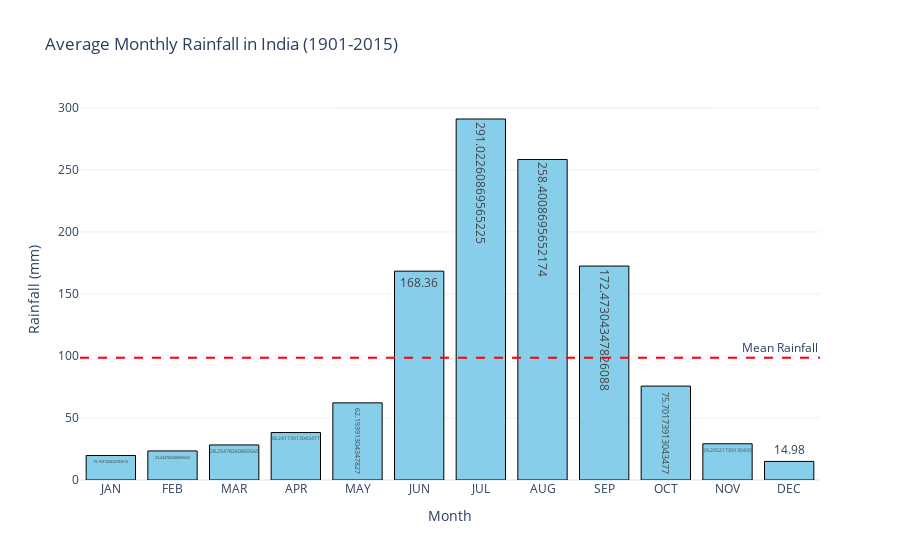

The notebook cell this image was saved under:
### Code cell
#This bar chart illustrates a highly uneven distribution of rainfall across months, with July and August receiving the highest average rainfall. The red dashed line represents the mean monthly rainfall, 
#showing that most months receive rainfall below the average, except during the monsoon months (June to September).


# identify months with the highest and lowest rainfall on average
monthly_columns = ['JAN', 'FEB', 'MAR', 'APR', 'MAY', 'JUN', 'JUL', 'AUG', 'SEP', 'OCT', 'NOV', 'DEC']
monthly_avg = rainfall_data[monthly_columns].mean()

highest_rainfall_month = monthly_avg.idxmax()
lowest_rainfall_month = monthly_avg.idxmin()

fig_monthly = px.bar(
    x=monthly_avg.index,
    y=monthly_avg.values,
    labels={'x': 'Month', 'y': 'Rainfall (mm)'},
    title='Average Monthly Rainfall in India (1901-2015)',
    text=monthly_avg.values
)
fig_monthly.add_hline(
    y=monthly_avg.mean(),
    line_dash="dash",
    line_color="red",
    annotation_text="Mean Rainfall",
    annotation_position="top right"
)
fig_monthly.update_traces(marker_color='skyblue', marker_line_color='black', marker_line_width=1)
fig_monthly.update_layout(template='plotly_white', height=500)
fig_monthly.show()

### Figure 1 — Plotly figure (JSON) as saved in the notebook; plotly's stock layout.template omitted (floating-point values rounded to 4 significant figures)
{"data": [{"alignmentgroup": "True", "hovertemplate": "Month=%{x}<br>Rainfall (mm)=%{y}<br>text=%{text}<extra></extra>", "legendgroup": "", "marker": {"color": "skyblue", "line": {"color": "black", "width": 1}, "pattern": {"shape": ""}}, "name": "", "offsetgroup": "", "orientation": "v", "showlegend": false, "text": [19.76, 23.43, 28.25, 38.24, 62.19, 168.4, 291.0, 258.4, 172.5, 75.7, 29.21, 14.98], "textposition": "auto", "type": "bar", "x": ["JAN", "FEB", "MAR", "APR", "MAY", "JUN", "JUL", "AUG", "SEP", "OCT", "NOV", "DEC"], "xaxis": "x", "y": [19.76, 23.43, 28.25, 38.24, 62.19, 168.4, 291.0, 258.4, 172.5, 75.7, 29.21, 14.98], "yaxis": "y"}], "layout": {"annotations": [{"showarrow": false, "text": "Mean Rainfall", "x": 1, "xanchor": "right", "xref": "x domain", "y": 98.5, "yanchor": "bottom", "yref": "y"}], "autosize": true, "barmode": "relative", "legend": {"tracegroupgap": 0}, "shapes": [{"line": {"color": "red", "dash": "dash"}, "type": "line", "x0": 0, "x1": 1, "xref": "x domain", "y0": 98.5, "y1": 98.5, "yref": "y"}], "title": {"text": "Average Monthly Rainfall in India (1901-2015)"}, "xaxis": {"anchor": "y", "autorange": true, "domain": [0, 1], "range": [-0.5, 11.5], "title": {"text": "Month"}, "type": "category"}, "yaxis": {"anchor": "x", "autorange": true, "domain": [0, 1], "range": [0, 306.3], "title": {"text": "Rainfall (mm)"}, "type": "linear"}}}
